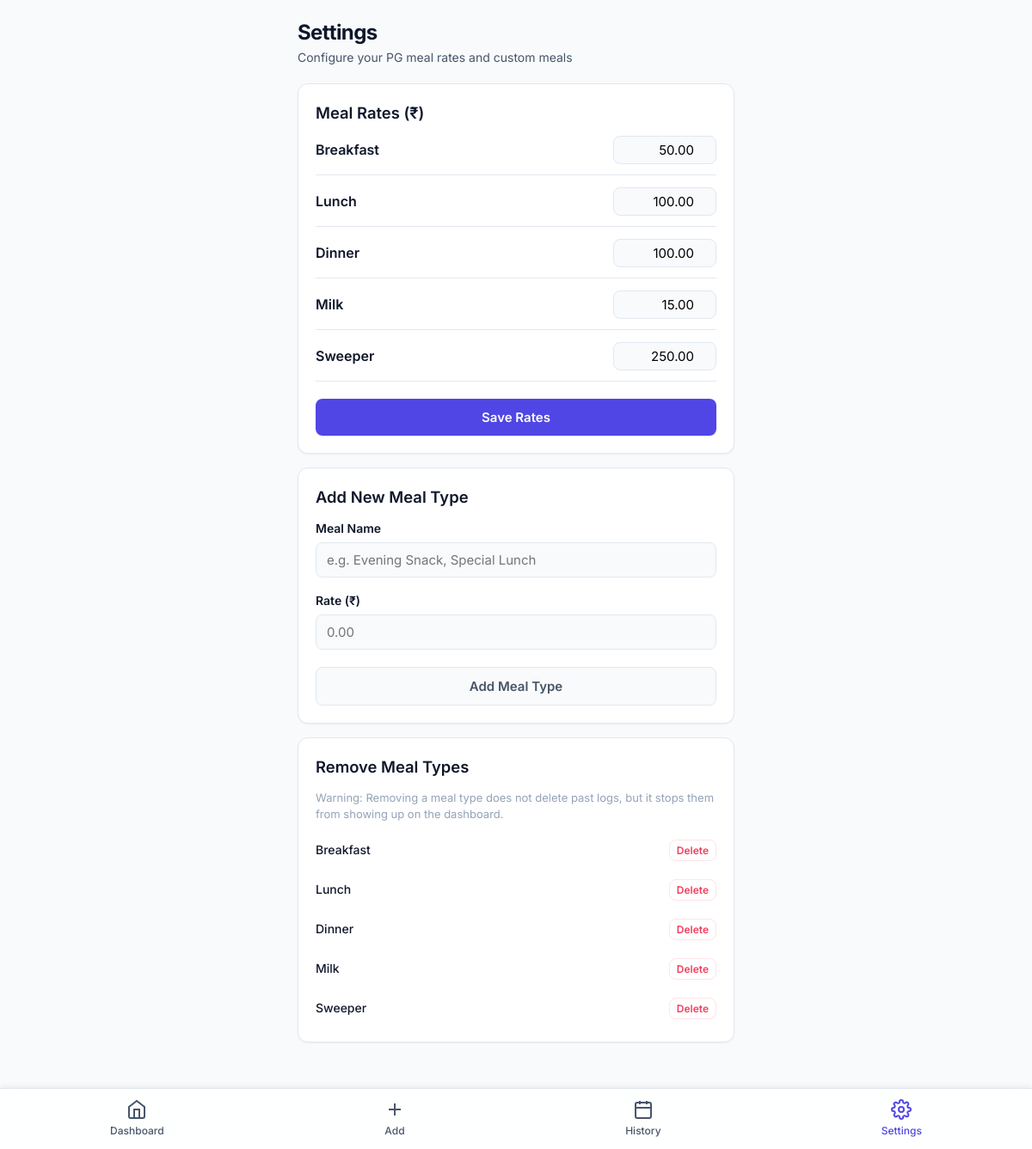
Page /settings/ on the earlier database version.
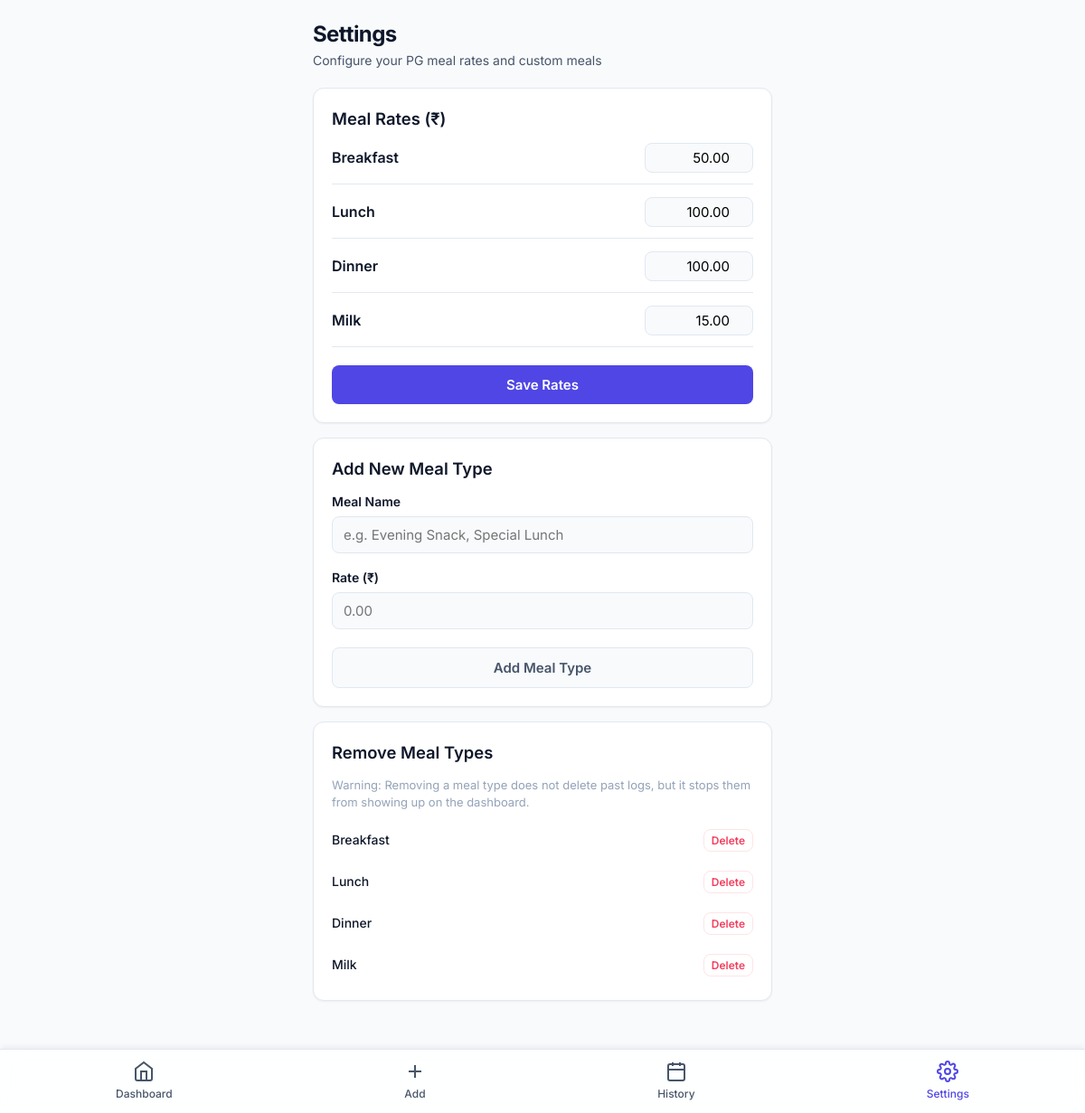
Same page on the later database version.
### tracker/models.py (models this page shows, shortened)
class MealRate(models.Model):
    meal_name = models.CharField(max_length=50, unique=True)
    rate = models.DecimalField(max_digits=6, decimal_places=2)
    updated_at = models.DateTimeField(auto_now=True)

### tracker/views.py (the view, shortened to what this page needs)
# urls.py: path('settings/', views.settings_view, name='settings'),
@login_required
def settings_view(request):
    rates = MealRate.objects.all()
    return render(request, 'tracker/settings.html', {'rates': rates})

### tracker/templates/tracker/settings.html (shortened to what this page needs)
{% extends 'tracker/base.html' %}
{% block content %}
<header style="margin-bottom: 20px;">
    <h1>Settings</h1>
    <p style="font-size: 0.875rem; color: var(--text-secondary);">Configure your PG meal rates and custom meals</p>
</header>
<div class="card">
    <h2>Meal Rates (₹)</h2>
    {% if rates %}
        <form method="post" action="{% url 'settings' %}">
            <div style="display: flex; flex-direction: column; gap: 14px; margin-bottom: 20px;">
                {% for rate in rates %}
                    <div style="display: flex; align-items: center; justify-content: space-between; gap: 12px; padding-bottom: 12px; border-bottom: 1px solid var(--border);">
                        <span style="font-weight: 600; flex: 1;">{{ rate.meal_name }}</span>
                        <div style="width: 120px;">
                            <input type="number" step="0.01" name="rate_{{ rate.id }}" value="{{ rate.rate }}" class="form-control" style="text-align: right; padding: 6px 10px;" required>
                        </div>
                    </div>
                {% endfor %}
            </div>
            <button type="submit" class="btn">Save Rates</button>
        </form>
    {% else %}
        <p style="font-size: 0.875rem; color: var(--text-muted); text-align: center; padding: 12px 0;">
            No meals configured. Add one below to start!
        </p>
    {% endif %}
</div>
<div class="card">
    <h2>Add New Meal Type</h2>
    <form method="post" action="{% url 'settings' %}">
        <div class="form-group">
            <label for="new-meal-name" class="form-label">Meal Name</label>
            <input type="text" id="new-meal-name" name="new_meal_name" placeholder="e.g. Evening Snack, Special Lunch" class="form-control" required>
        </div>
        <div class="form-group" style="margin-bottom: 20px;">
            <label for="new-meal-rate" class="form-label">Rate (₹)</label>
            <input type="number" step="0.01" id="new-meal-rate" name="new_meal_rate" placeholder="0.00" class="form-control" required>
        </div>
        <button type="submit" class="btn btn-secondary">Add Meal Type</button>
    </form>
</div>
{% if rates %}
<div class="card" style="margin-bottom: 24px;">
    <h2>Remove Meal Types</h2>
    <p style="font-size: 0.8125rem; color: var(--text-muted); margin-bottom: 12px;">
        Warning: Removing a meal type does not delete past logs, but it stops them from showing up on the dashboard.
    </p>
    <div style="display: flex; flex-direction: column; gap: 8px;">
        {% for rate in rates %}
            <div style="display: flex; justify-content: space-between; align-items: center; padding: 6px 0;">
                <span style="font-size: 0.875rem; font-weight: 500;">{{ rate.meal_name }}</span>
                <form method="post" action="{% url 'settings' %}" onsubmit="return confirm('Are you sure you want to delete {{ rate.meal_name }}?');" style="margin: 0;">
                    <button type="submit" class="btn btn-secondary" style="padding: 4px 8px; font-size: 0.75rem; width: auto; color: var(--danger); border-color: var(--danger-light); background: transparent;">
                        Delete
                    </button>
                </form>
            </div>
        {% endfor %}
    </div>
</div>
{% endif %}
{% endblock %}

Differences in the rows shown:
removed MealRate: meal_name "Sweeper", rate "250.00"
